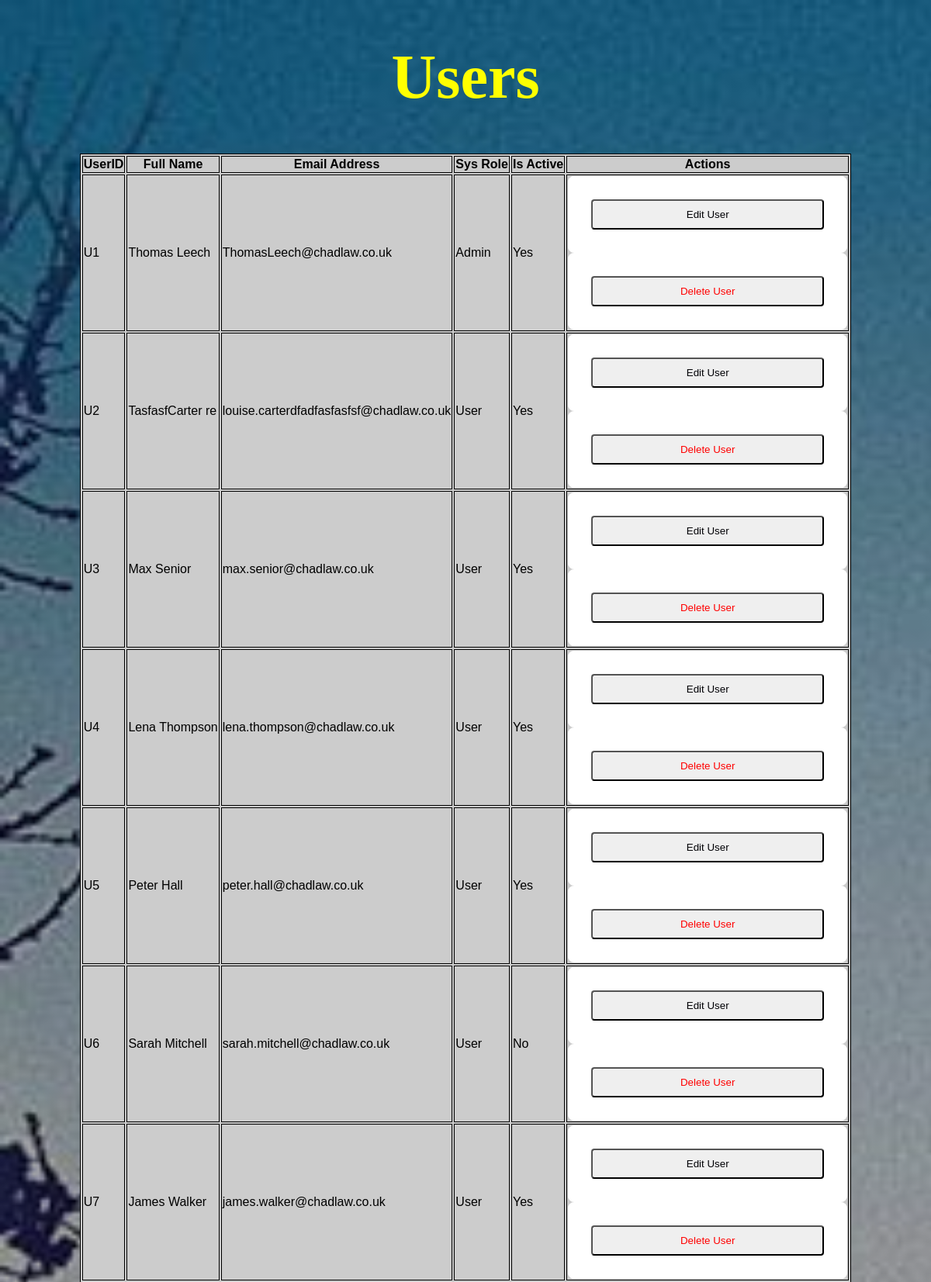
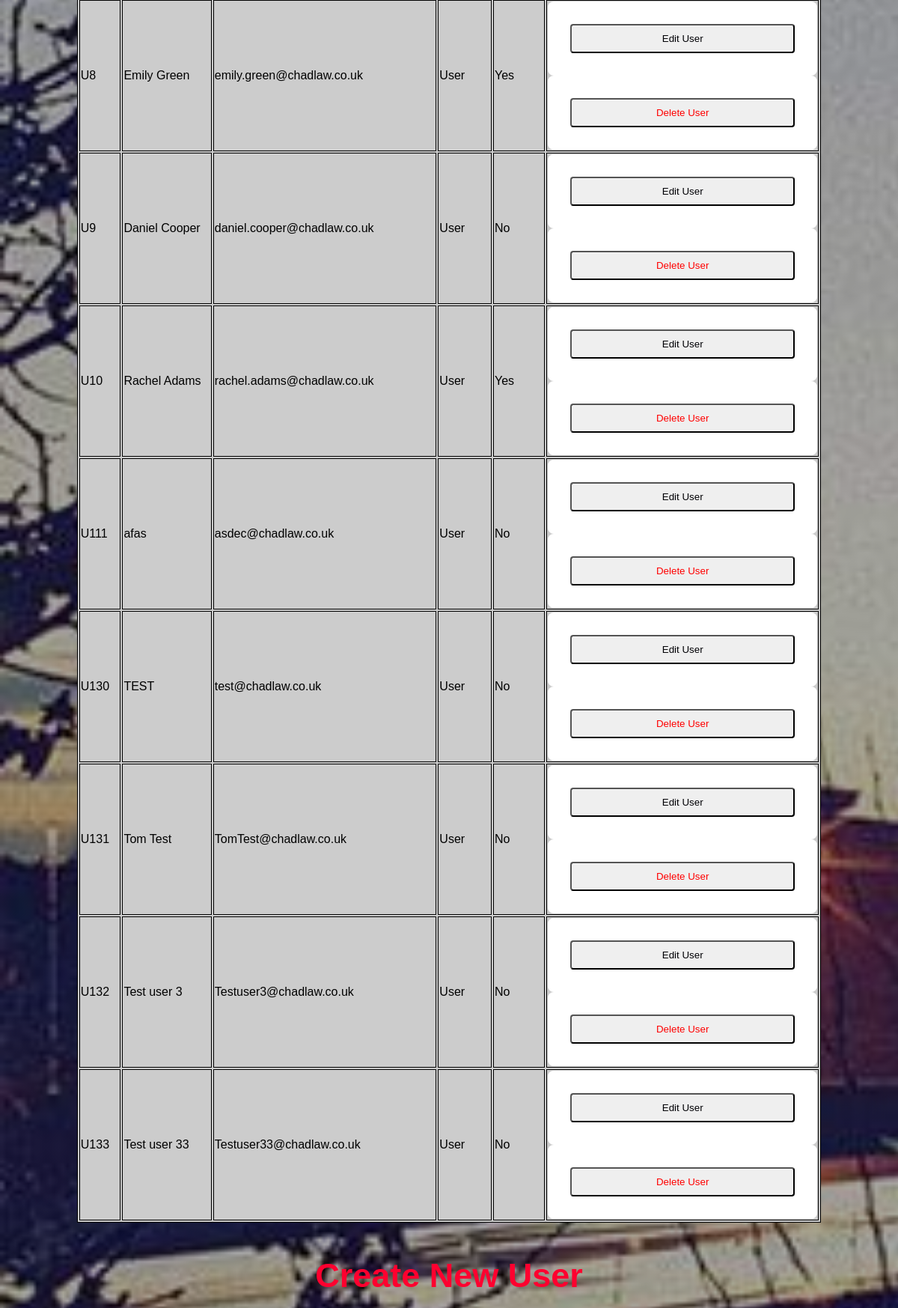
/Users (signed in, upper part), run on the app's committed database (2 pictures, top to bottom).
### tables this page shows
CREATE TABLE users (
    UserID TEXT PRIMARY KEY NOT NULL,
    Full_Name TEXT NOT NULL,
    Email_Address TEXT UNIQUE NOT NULL,
    Passwords TEXT NOT NULL,
    Sys_Role TEXT NOT NULL CHECK(Sys_Role IN ('Admin', 'User')), 
    Created_At DATE NOT NULL,
    Is_Active INTEGER NOT NULL DEFAULT 1 CHECK (Is_Active IN (0, 1))
);

### App.py (the view)
@app.route('/Users')
def users():
    cur.execute("SELECT UserID, Full_Name, Email_Address, Sys_Role, Created_At, Is_Active FROM Users")
    userlist = cur.fetchall()
    return render_template("users.html", user_list=userlist, edit_user=None)

### templates/users.html (shortened to what this page needs)
<!DOCTYPE html>
<html>
<head>
    <link rel="stylesheet" href="{{ url_for('static', filename='styles.css') }}">
</head>
<body>
    <h1>Users</h1>
    <table>
        <thead>
            <tr>
               <th>UserID</th>
                <th>Full Name</th>
                <th>Email Address</th>
                <th>Sys Role</th>
                <th>Is Active</th>
                {% if session.get('Sys_Role') == 'Admin' %}
                    <th>Actions</th>
                {% endif %}
            </tr>
        </thead>
        <tbody>
            {% for user in user_list %}
            <tr>
                <td>{{ user[0] }}</td>
                <td>{{ user[1] }}</td>
                <td>{{ user[2] }}</td>
                <td>{{ user[3] }}</td>
                <td>{{ 'Yes' if user[5] == 1 else 'No' }}</td>
                <td>
                    <form action="{{ url_for('edit_user', user_id=user[0]) }}" method="get">
                        <button class="edit-btn">Edit User</button>
                        </form>
                {% if session.get('Sys_Role') == 'Admin' %}
                    <form action="{{ url_for('delete_user', user_id=user[0]) }}" method="post">
                        <button class="Delete-btn">Delete User</button>
                    </form>
                </td>
                {% endif %}
            </tr>
            {% endfor %}
        </tbody>
    </table>
    <div class="form-container">
        <h3>{{ 'Edit User' if edit_user else 'Create New User' }}</h3>
    </div>
</body>
</html>

### static/styles.css (style rules this page uses)
body { background-image: linear-gradient( rgba(0, 0, 0, 0.35), rgba(0, 0, 0, 0.35) ), url("images/cl_background.jpg"); background-size: cover; background-position: centre; background-repeat: no-repeat; margin: 0; display: flex; flex-direction: column; justify-content: center; align-items: center; min-height: 100vh; font-family: Arial, sans-serif; background-color: white }
form { background: white; padding: 30px; border-radius: 8px; display: flex; flex-direction: column; width: 300px; }
.edit-btn { padding: 10px; border-radius: 4px; color: rgb(0, 0, 5); }
.Delete-btn { padding: 10px; border-radius: 4px; color: red; }
h1 { text-align: center; color: yellow; font-weight: bold; font-size: 80px; font-family: serif; padding:auto; }
h3 { color: rgb(255, 0, 47); font-size: 45px; }
table, th, td { background-color: #ccc; border: 1px solid; }
div { text-align: center; }

### data on the page
users: UserID "U1", Full_Name "Thomas Leech", Email_Address "ThomasLeech@chadlaw.co.uk", Sys_Role "Admin", Is_Active "Yes"
users: UserID "U2", Full_Name "TasfasfCarter re", Email_Address "louise.carterdfadfasfasfsf@chadlaw.co.uk", Sys_Role "User", Is_Active "Yes"
users: UserID "U3", Full_Name "Max Senior", Email_Address "max.senior@chadlaw.co.uk", Sys_Role "User", Is_Active "Yes"
users: UserID "U4", Full_Name "Lena Thompson", Email_Address "lena.thompson@chadlaw.co.uk", Sys_Role "User", Is_Active "Yes"
users: UserID "U5", Full_Name "Peter Hall", Email_Address "peter.hall@chadlaw.co.uk", Sys_Role "User", Is_Active "Yes"
users: UserID "U6", Full_Name "Sarah Mitchell", Email_Address "sarah.mitchell@chadlaw.co.uk", Sys_Role "User", Is_Active "No"
users: UserID "U7", Full_Name "James Walker", Email_Address "james.walker@chadlaw.co.uk", Sys_Role "User", Is_Active "Yes"
users: UserID "U8", Full_Name "Emily Green", Email_Address "emily.green@chadlaw.co.uk", Sys_Role "User", Is_Active "Yes"
users: UserID "U9", Full_Name "Daniel Cooper", Email_Address "daniel.cooper@chadlaw.co.uk", Sys_Role "User", Is_Active "No"
users: UserID "U10", Full_Name "Rachel Adams", Email_Address "rachel.adams@chadlaw.co.uk", Sys_Role "User", Is_Active "Yes"
users: UserID "U111", Full_Name "afas", Email_Address "asdec@chadlaw.co.uk", Sys_Role "User", Is_Active "No"
users: UserID "U130", Full_Name "TEST", Email_Address "test@chadlaw.co.uk", Sys_Role "User", Is_Active "No"
users: UserID "U131", Full_Name "Tom Test", Email_Address "TomTest@chadlaw.co.uk", Sys_Role "User", Is_Active "No"
users: UserID "U132", Full_Name "Test user 3", Email_Address "Testuser3@chadlaw.co.uk", Sys_Role "User", Is_Active "No"
users: UserID "U133", Full_Name "Test user 33", Email_Address "Testuser33@chadlaw.co.uk", Sys_Role "User", Is_Active "No"

### other printed values
{{ 'Edit User' if edit_user else 'Create New User' }} "Create New User"
